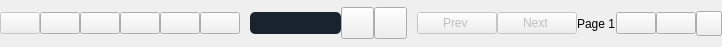
           <widget class="QFrame" name="credits_bar">
            <property name="maximumSize">
             <size>
              <width>16777215</width>
              <height>47</height>
             </size>
            </property>
            <property name="styleSheet">
             <string notr="true">background-color: none;</string>
            </property>
            <property name="frameShape">
             <enum>QFrame::NoFrame</enum>
            </property>
            <property name="frameShadow">
             <enum>QFrame::Raised</enum>
            </property>
            <layout class="QHBoxLayout" name="horizontalLayout_2">
             <property name="spacing">
              <number>0</number>
             </property>
             <property name="leftMargin">
              <number>0</number>
             </property>
             <property name="topMargin">
              <number>0</number>
             </property>
             <property name="rightMargin">
              <number>0</number>
             </property>
             <property name="bottomMargin">
              <number>0</number>
             </property>
             <item>
              <widget class="QPushButton" name="dock_back_home">
               <property name="enabled">
                <bool>false</bool>
               </property>
               <property name="sizePolicy">
                <sizepolicy hsizetype="Fixed" vsizetype="Fixed">
                 <horstretch>0</horstretch>
                 <verstretch>0</verstretch>
                </sizepolicy>
               </property>
               <property name="cursor">
                <cursorShape>PointingHandCursor</cursorShape>
               </property>
               <property name="toolTip">
                <string>Click to go back</string>
               </property>
               <property name="styleSheet">
                <string notr="true"/>
               </property>
               <property name="text">
                <string/>
               </property>
               <property name="icon">
                <iconset resource="resource.qrc">
                 <normaloff>:/myresource/resource/icons8-undo-96.png</normaloff>:/myresource/resource/icons8-undo-96.png</iconset>
               </property>
               <property name="iconSize">
                <size>
                 <width>32</width>
                 <height>32</height>
                </size>
               </property>
              </widget>
             </item>
             <item>
              <widget class="QPushButton" name="dock_home">
               <property name="sizePolicy">
                <sizepolicy hsizetype="Fixed" vsizetype="Fixed">
                 <horstretch>0</horstretch>
                 <verstretch>0</verstretch>
                </sizepolicy>
               </property>
               <property name="cursor">
                <cursorShape>PointingHandCursor</cursorShape>
               </property>
               <property name="toolTip">
                <string>Menu</string>
               </property>
               <property name="styleSheet">
                <string notr="true"/>
               </property>
               <property name="text">
                <string/>
               </property>
               <property name="icon">
                <iconset resource="resource.qrc">
                 <normaloff>:/myresource/resource/circled-menu.png</normaloff>:/myresource/resource/circled-menu.png</iconset>
               </property>
               <property name="iconSize">
                <size>
                 <width>31</width>
                 <height>32</height>
                </size>
               </property>
              </widget>
             </item>
             <item>
              <widget class="QPushButton" name="dock_yt_home">
               <property name="cursor">
                <cursorShape>PointingHandCursor</cursorShape>
               </property>
               <property name="toolTip">
                <string>YouTube home</string>
               </property>
               <property name="text">
                <string/>
               </property>
               <property name="icon">
                <iconset resource="resource.qrc">
                 <normaloff>:/myresource/resource/icons8-youtube-play-button-500.png</normaloff>:/myresource/resource/icons8-youtube-play-button-500.png</iconset>
               </property>
               <property name="iconSize">
                <size>
                 <width>35</width>
                 <height>33</height>
                </size>
               </property>
              </widget>
             </item>
             <item>
              <widget class="QPushButton" name="dock_downloads">
               <property name="cursor">
                <cursorShape>PointingHandCursor</cursorShape>
               </property>
               <property name="toolTip">
                <string>Downloads</string>
               </property>
               <property name="text">
                <string/>
               </property>
               <property name="icon">
                <iconset resource="resource.qrc">
                 <normaloff>:/myresource/resource/folder-invoices1.png</normaloff>:/myresource/resource/folder-invoices1.png</iconset>
               </property>
               <property name="iconSize">
                <size>
                 <width>32</width>
                 <height>32</height>
                </size>
               </property>
              </widget>
             </item>
             <item>
              <widget class="QPushButton" name="dock_speed">
               <property name="cursor">
                <cursorShape>PointingHandCursor</cursorShape>
               </property>
               <property name="toolTip">
                <string>System Monitor</string>
               </property>
               <property name="text">
                <string/>
               </property>
               <property name="icon">
                <iconset resource="resource.qrc">
                 <normaloff>:/myresource/resource/speed.png</normaloff>:/myresource/resource/speed.png</iconset>
               </property>
               <property name="iconSize">
                <size>
                 <width>34</width>
                 <height>33</height>
                </size>
               </property>
              </widget>
             </item>
             <item>
              <widget class="QPushButton" name="dock_paste_url">
               <property name="cursor">
                <cursorShape>PointingHandCursor</cursorShape>
               </property>
               <property name="toolTip">
                <string>Paste Url</string>
               </property>
               <property name="text">
                <string/>
               </property>
               <property name="icon">
                <iconset resource="resource.qrc">
                 <normaloff>:/myresource/resource/link_1.png</normaloff>:/myresource/resource/link_1.png</iconset>
               </property>
               <property name="iconSize">
                <size>
                 <width>27</width>
                 <height>26</height>
                </size>
               </property>
              </widget>
             </item>
             <item>
              <spacer name="horizontalSpacer_17">
               <property name="orientation">
                <enum>Qt::Horizontal</enum>
               </property>
               <property name="sizeType">
                <enum>QSizePolicy::Fixed</enum>
               </property>
               <property name="sizeHint" stdset="0">
                <size>
                 <width>10</width>
                 <height>20</height>
                </size>
               </property>
              </spacer>
             </item>
             <item>
              <widget class="QProgressBar" name="progress_bar">
               <property name="enabled">
                <bool>true</bool>
               </property>
               <property name="sizePolicy">
                <sizepolicy hsizetype="Expanding" vsizetype="Fixed">
                 <horstretch>0</horstretch>
                 <verstretch>0</verstretch>
                </sizepolicy>
               </property>
               <property name="styleSheet">
                <string notr="true">QProgressBar:horizontal {
border-radius: 5px;
background:rgba(0,0,0,0.1);
color: white;
background-color: rgba(25, 35, 45, 1);

}
QProgressBar::chunk:horizontal {
background:rgb(6, 133, 0);
color: white;

}
QProgressBar 
{ 
color: white; 
border:none;
}
</string>
               </property>
               <property name="maximum">
                <number>100</number>
               </property>
               <property name="value">
                <number>-1</number>
               </property>
               <property name="alignment">
                <set>Qt::AlignRight|Qt::AlignTrailing|Qt::AlignVCenter</set>
               </property>
              </widget>
             </item>
             <item>
              <widget class="QToolButton" name="pause_button">
               <property name="cursor">
                <cursorShape>PointingHandCursor</cursorShape>
               </property>
               <property name="toolTip">
                <string>Play/Pause</string>
               </property>
               <property name="styleSheet">
                <string notr="true"/>
               </property>
               <property name="text">
                <string/>
               </property>
               <property name="icon">
                <iconset resource="resource.qrc">
                 <normaloff>:/myresource/resource/pause_new.png</normaloff>:/myresource/resource/pause_new.png</iconset>
               </property>
               <property name="iconSize">
                <size>
                 <width>25</width>
                 <height>25</height>
                </size>
               </property>
              </widget>
             </item>
             <item>
              <widget class="QToolButton" name="delete_button">
               <property name="sizePolicy">
                <sizepolicy hsizetype="Preferred" vsizetype="Fixed">
                 <horstretch>0</horstretch>
                 <verstretch>0</verstretch>
                </sizepolicy>
               </property>
               <property name="cursor">
                <cursorShape>PointingHandCursor</cursorShape>
               </property>
               <property name="toolTip">
                <string>Delete</string>
               </property>
               <property name="styleSheet">
                <string notr="true"/>
               </property>
               <property name="text">
                <string/>
               </property>
               <property name="icon">
                <iconset resource="resource.qrc">
                 <normaloff>:/myresource/resource/icons8-stop-96.png</normaloff>:/myresource/resource/icons8-stop-96.png</iconset>
               </property>
               <property name="iconSize">
                <size>
                 <width>25</width>
                 <height>25</height>
                </size>
               </property>
              </widget>
             </item>
             <item>
              <spacer name="horizontalSpacer_13">
               <property name="orientation">
                <enum>Qt::Horizontal</enum>
               </property>
               <property name="sizeType">
                <enum>QSizePolicy::Fixed</enum>
               </property>
               <property name="sizeHint" stdset="0">
                <size>
                 <width>10</width>
                 <height>20</height>
                </size>
               </property>
              </spacer>
             </item>
             <item>
              <widget class="QPushButton" name="prev_page">
               <property name="enabled">
                <bool>false</bool>
               </property>
               <property name="sizePolicy">
                <sizepolicy hsizetype="Fixed" vsizetype="Fixed">
                 <horstretch>0</horstretch>
                 <verstretch>0</verstretch>
                </sizepolicy>
               </property>
               <property name="cursor">
                <cursorShape>PointingHandCursor</cursorShape>
               </property>
               <property name="text">
                <string>Prev </string>
               </property>
               <property name="icon">
                <iconset resource="resource.qrc">
                 <normaloff>:/myresource/resource/icons8-go-back-90.png</normaloff>:/myresource/resource/icons8-go-back-90.png</iconset>
               </property>
               <property name="iconSize">
                <size>
                 <width>26</width>
                 <height>26</height>
                </size>
               </property>
              </widget>
             </item>
             <item>
              <widget class="QPushButton" name="next_page">
               <property name="enabled">
                <bool>false</bool>
               </property>
               <property name="sizePolicy">
                <sizepolicy hsizetype="Fixed" vsizetype="Fixed">
                 <horstretch>0</horstretch>
                 <verstretch>0</verstretch>
                </sizepolicy>
               </property>
               <property name="cursor">
                <cursorShape>PointingHandCursor</cursorShape>
               </property>
               <property name="text">
                <string>Next </string>
               </property>
               <property name="icon">
                <iconset resource="resource.qrc">
                 <normaloff>:/myresource/resource/icons8-forward-button-90.png</normaloff>:/myresource/resource/icons8-forward-button-90.png</iconset>
               </property>
               <property name="iconSize">
                <size>
                 <width>26</width>
                 <height>26</height>
                </size>
               </property>
              </widget>
             </item>
             <item>
              <widget class="QLabel" name="page_no">
               <property name="sizePolicy">
                <sizepolicy hsizetype="Fixed" vsizetype="Preferred">
                 <horstretch>0</horstretch>
                 <verstretch>0</verstretch>
                </sizepolicy>
               </property>
               <property name="text">
                <string>Page 1</string>
               </property>
              </widget>
             </item>
             <item>
              <widget class="QFrame" name="frame">
               <property name="sizePolicy">
                <sizepolicy hsizetype="Fixed" vsizetype="Fixed">
                 <horstretch>0</horstretch>
                 <verstretch>0</verstretch>
                </sizepolicy>
               </property>
               <property name="frameShape">
                <enum>QFrame::StyledPanel</enum>
               </property>
               <property name="frameShadow">
                <enum>QFrame::Raised</enum>
               </property>
              </widget>
             </item>
             <item>
              <widget class="QPushButton" name="dock_account">
               <property name="cursor">
                <cursorShape>PointingHandCursor</cursorShape>
               </property>
               <property name="toolTip">
                <string>Account</string>
               </property>
               <property name="text">
                <string/>
               </property>
               <property name="icon">
                <iconset resource="resource.qrc">
                 <normaloff>:/myresource/resource/icons8-feedback-hub-144.png</normaloff>:/myresource/resource/icons8-feedback-hub-144.png</iconset>
               </property>
               <property name="iconSize">
                <size>
                 <width>31</width>
                 <height>32</height>
                </size>
               </property>
              </widget>
             </item>
             <item>
              <widget class="QPushButton" name="yt_settings">
               <property name="cursor">
                <cursorShape>PointingHandCursor</cursorShape>
               </property>
               <property name="toolTip">
                <string>Tube2Go settings</string>
               </property>
               <property name="text">
                <string/>
               </property>
               <property name="icon">
                <iconset resource="resource.qrc">
                 <normaloff>:/myresource/resource/icons8-settings-96.png</normaloff>:/myresource/resource/icons8-settings-96.png</iconset>
               </property>
               <property name="iconSize">
                <size>
                 <width>31</width>
                 <height>32</height>
                </size>
               </property>
              </widget>
             </item>
             <item>
              <widget class="QToolButton" name="info_suggestion">
               <property name="cursor">
                <cursorShape>PointingHandCursor</cursorShape>
               </property>
               <property name="toolTip">
                <string>Tips</string>
               </property>
               <property name="text">
                <string/>
               </property>
               <property name="icon">
                <iconset resource="resource.qrc">
                 <normaloff>:/myresource/resource/icons8-info-104.png</normaloff>:/myresource/resource/icons8-info-104.png</iconset>
               </property>
               <property name="iconSize">
                <size>
                 <width>18</width>
                 <height>18</height>
                </size>
               </property>
              </widget>
             </item>
            </layout>
           </widget>
